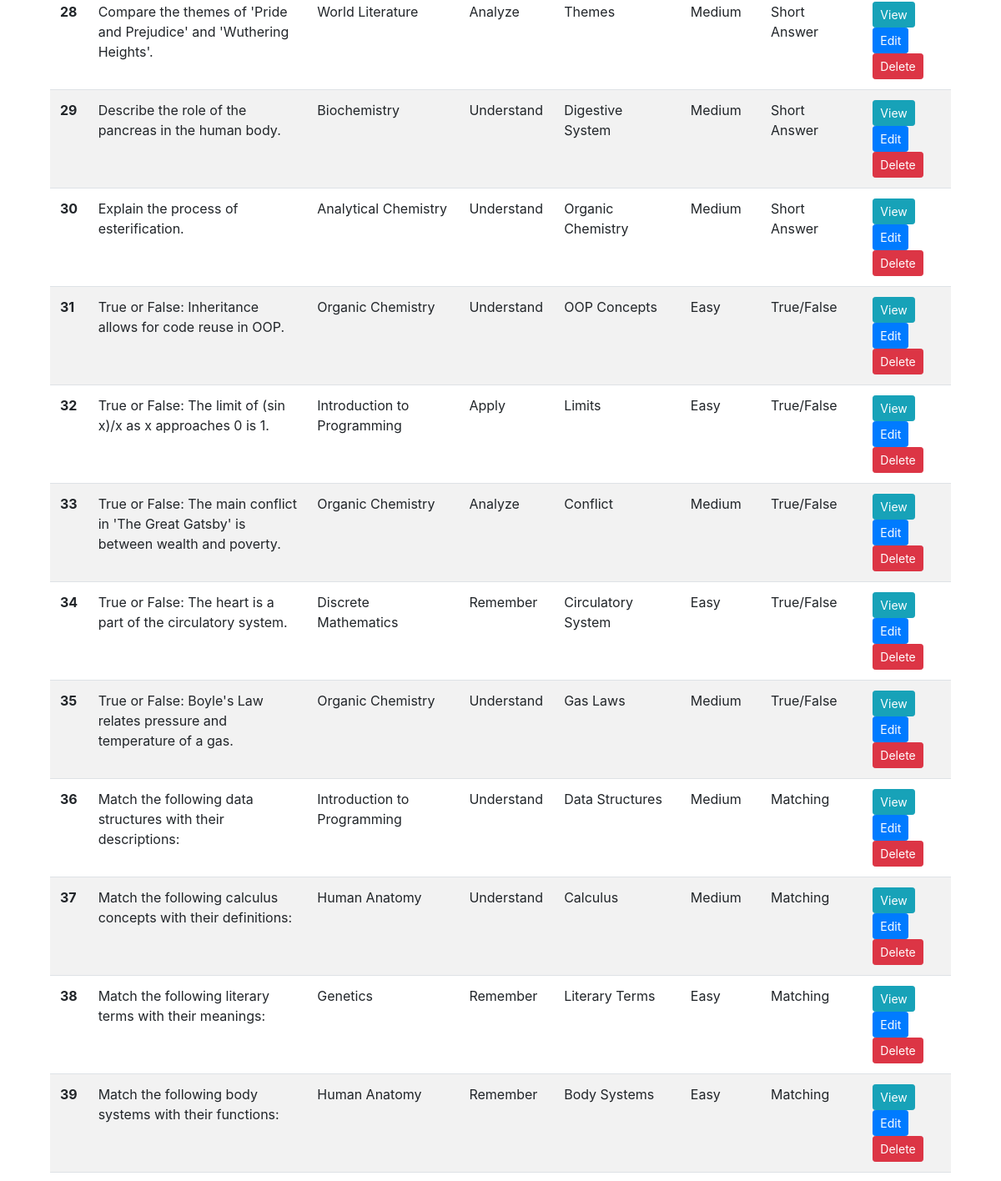
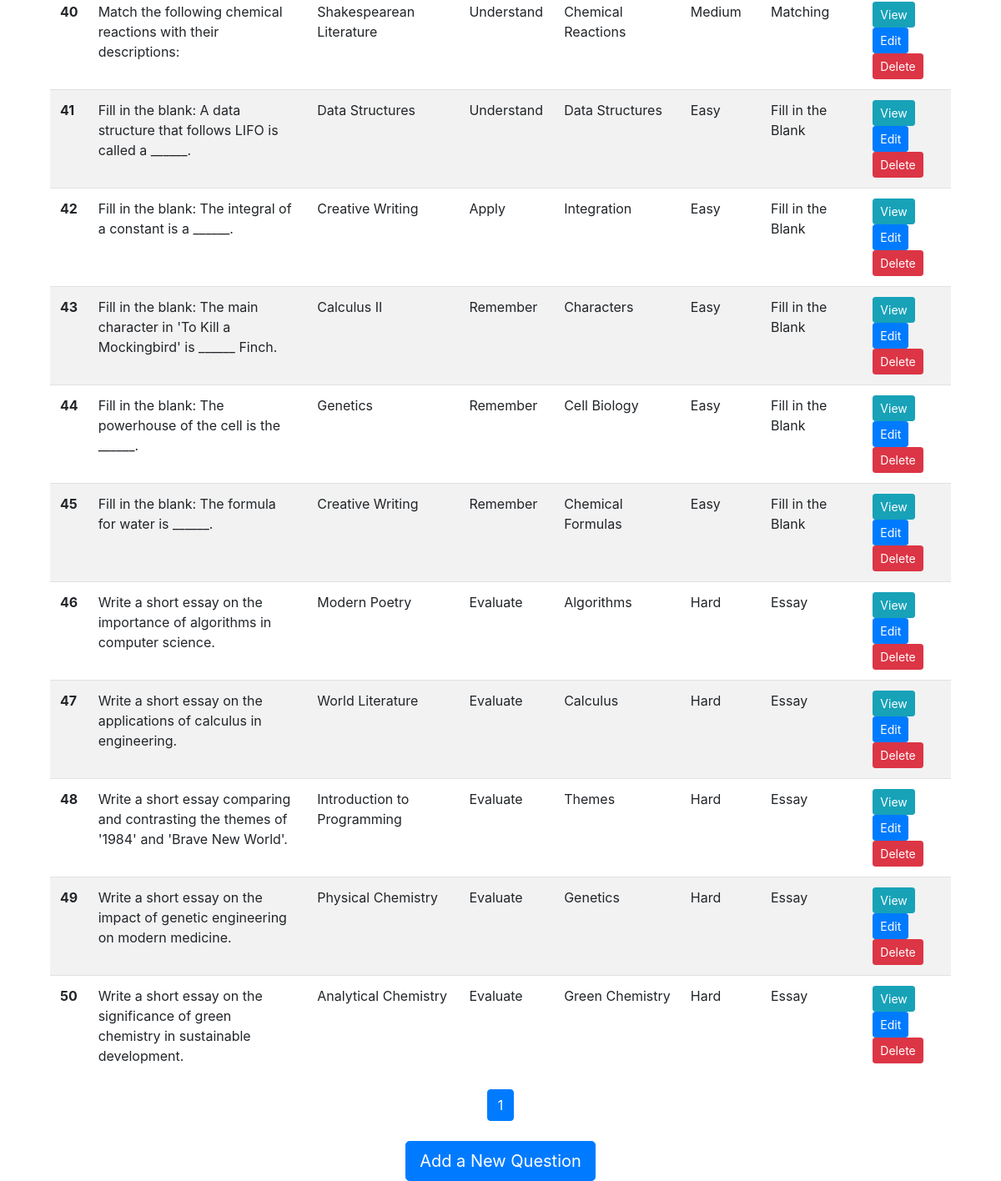
/questions/ (lower part), run on an earlier commit of the app's database (2 pictures, top to bottom).
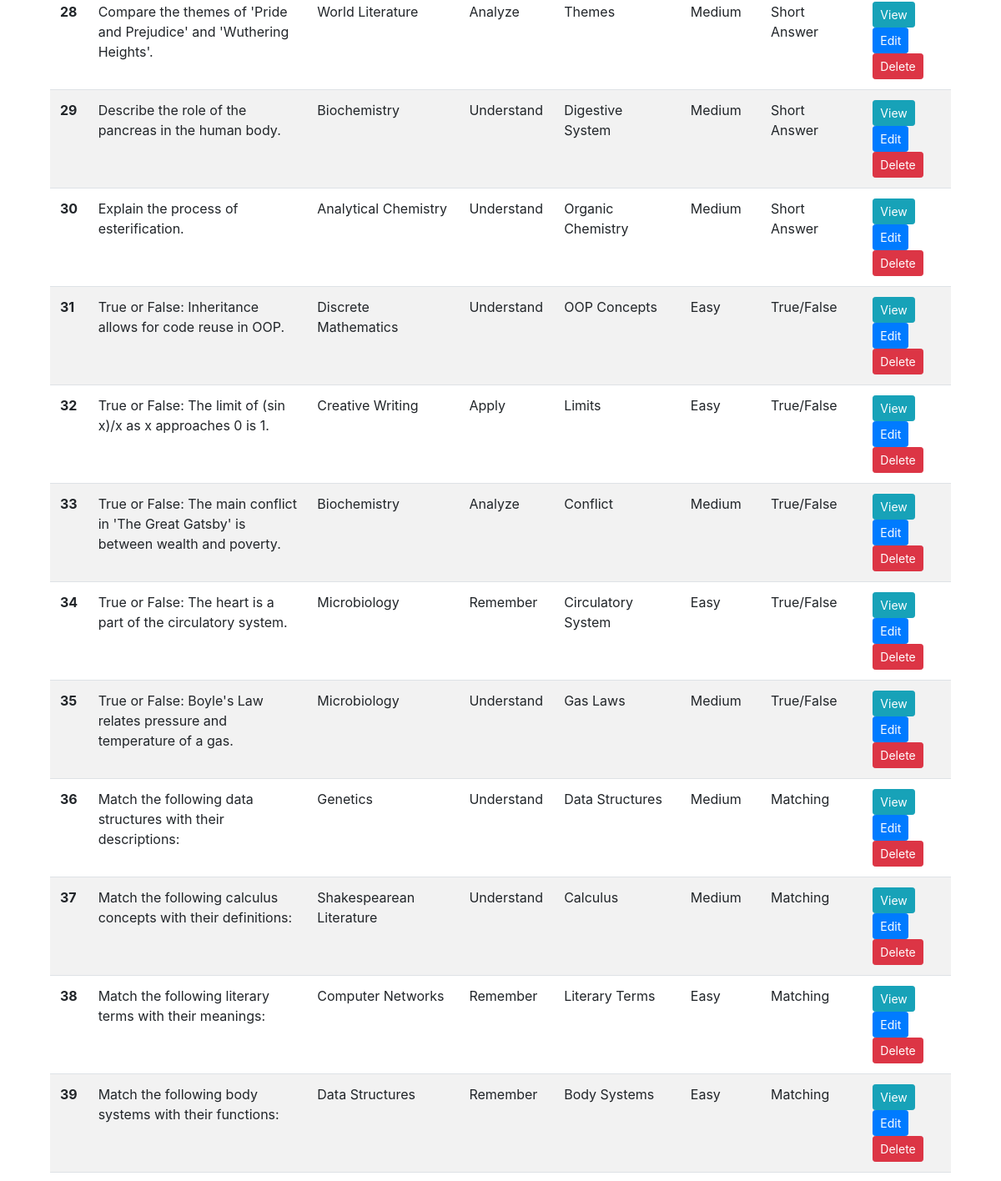
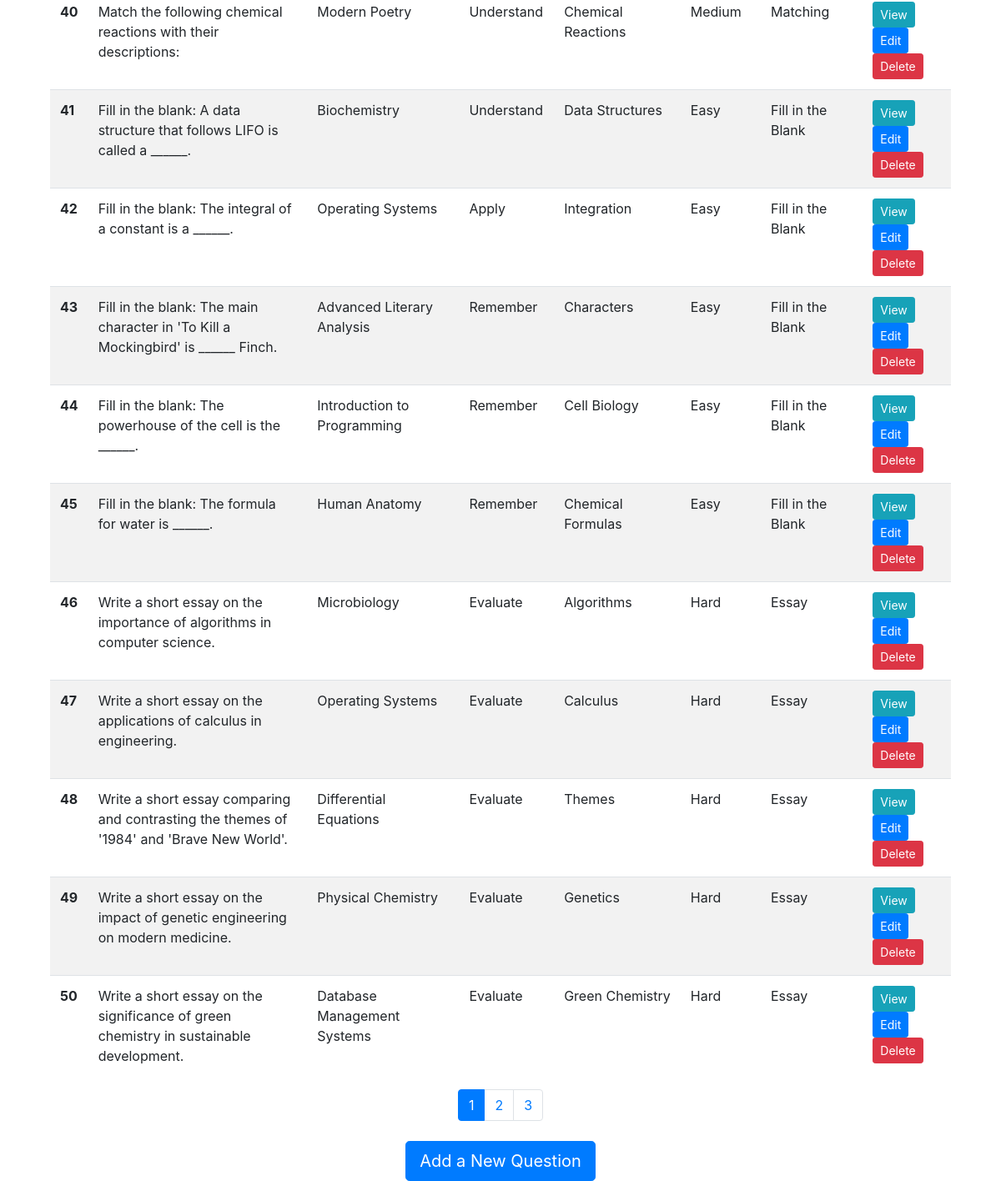
And on a later commit of the database (2 pictures, top to bottom).
### models.py (models this page shows, shortened)
class Question(db.Model):
    id = db.Column(db.Integer, primary_key=True)
    content = db.Column(db.Text, nullable=False)
    course_id = db.Column(db.Integer, db.ForeignKey('course.id'), nullable=False)
    bloom_level = db.Column(db.String(50))
    topic = db.Column(db.String(100))
    difficulty = db.Column(db.String(50))
    question_type = db.Column(db.String(50))
    options = db.Column(db.Text)  # To store options for MCQs
    correct_answer = db.Column(db.Text)  # To store correct answer(s)
    pairs = db.Column(db.Text)  # To store pairs for matching questions
    essay_details = db.Column(db.Text)  # To store details for essay questions
    created_by = db.Column(db.String(100), nullable=False)
    created_at = db.Column(db.DateTime, nullable=False, default=datetime.utcnow)
    last_edited_by = db.Column(db.String(100), nullable=True)
    last_edited_at = db.Column(db.DateTime, nullable=True)
    course = db.relationship('Course', backref=db.backref('questions', lazy=True))

class Course(db.Model):
    id = db.Column(db.Integer, primary_key=True)
    name = db.Column(db.String(100), nullable=False)
    course_code = db.Column(db.String(20), nullable=False)
    school = db.Column(db.String(10), nullable=False)
    department = db.Column(db.String(100), nullable=False)
    outcomes = db.relationship('CourseOutcome', backref='course', lazy=True, cascade="all, delete-orphan")

### routes/questions.py (the view)
@question_bp.route('/', methods=['GET', 'POST'], endpoint='list_questions')
def list_questions():
    query = Question.query
    search_fields = ['content', 'bloom_level', 'topic', 'difficulty', 'question_type']
    filter_fields = ['bloom_level', 'difficulty', 'question_type']
    query = apply_filters(query, Question, search_fields, filter_fields)
    query = apply_sorting(query, Question)
    questions, total_questions, pagination = apply_pagination(query)
    bloom_levels = db.session.query(Question.bloom_level).distinct().all()
    difficulties = db.session.query(Question.difficulty).distinct().all()
    question_types = db.session.query(Question.question_type).distinct().all()
    per_page = int(request.args.get('per_page', 50))
    page = int(request.args.get('page', 1))
    return render_template('question_list.html', questions=questions, total_questions=total_questions, bloom_levels=bloom_levels, difficulties=difficulties, question_types=question_types, pagination=pagination, per_page=per_page, page=page)

### utils.py (called while the page is built)
def apply_filters(query, model, search_fields, filter_fields):
    search = request.args.get('search')
    if search:
        filters = [getattr(model, field).ilike(f'%{search}%') for field in search_fields]
        query = query.filter(or_(*filters))
    for field in filter_fields:
        value = request.args.get(field)
        if value:
            query = query.filter(getattr(model, field) == value)
    return query

def apply_sorting(query, model):
    sort_by = request.args.get('sort_by', 'id')  # Default to 'id' if not provided or empty
    if not sort_by or not hasattr(model, sort_by):
        sort_by = 'id'  # Ensure sort_by is valid and falls back to 'id'
    sort_order = request.args.get('sort_order', 'asc')
    if sort_order == 'asc':
        query = query.order_by(getattr(model, sort_by).asc())
    else:
        query = query.order_by(getattr(model, sort_by).desc())
    return query

def apply_pagination(query):
    per_page = int(request.args.get('per_page', 50))
    page = int(request.args.get('page', 1))
    pagination = query.paginate(page=page, per_page=per_page, error_out=False)
    return pagination.items, pagination.total, pagination

### templates/question_list.html (shortened to what this page needs)
{% extends "base.html" %}
{% block content %}
<div class="container mt-4">
  <table class="table table-striped">
    <tbody>
      {% for question in questions %}
      <tr>
        <th scope="row">{{ loop.index }}</th>
        <td>{{ question.content }}</td>
        <td>{{ question.course.name }}</td>
        <td>{{ question.bloom_level }}</td>
        <td>{{ question.topic }}</td>
        <td>{{ question.difficulty }}</td>
        <td>{{ question.question_type }}</td>
        <td>
          <a href="{{ url_for('questions.view_question', question_id=question.id) }}" class="btn btn-info btn-sm">View</a>
          <a href="{{ url_for('questions.edit_question', question_id=question.id) }}" class="btn btn-primary btn-sm">Edit</a>
          <form action="{{ url_for('questions.delete_question', question_id=question.id) }}" method="post" style="display:inline;">
            <button type="submit" class="btn btn-danger btn-sm">Delete</button>
          </form>
        </td>
      </tr>
      {% endfor %}
    </tbody>
  </table>
  {% with pagination=pagination, pagination_endpoint='questions.list_questions', per_page=per_page %}
    {% include '_pagination_controls.html' %}
  {% endwith %}
  <div class="text-center mt-4">
    <a class="btn btn-primary btn-lg" href="{{ url_for('questions.create_question') }}" role="button">Add a New Question</a>
  </div>
</div>
{% endblock %}

### templates/base.html (shortened to what this page needs)
<!doctype html>
<html lang="en">
  <head>
    <link href="https://stackpath.bootstrapcdn.com/bootstrap/4.5.2/css/bootstrap.min.css" rel="stylesheet">
  </head>
  <body>
    <div class="container mt-4">
      {% block content %}{% endblock %}
    </div>
  </body>
</html>

### templates/_pagination_controls.html
<nav aria-label="Page navigation">
  <ul class="pagination justify-content-center">
    {% for page_num in range(1, pagination.pages + 1) %}
      <li class="page-item {% if page == page_num %}active{% endif %}">
        {% if course is defined %}
          <a class="page-link" href="{{ url_for(pagination_endpoint, page=page_num, per_page=per_page, course_id=course.id) }}">{{ page_num }}</a>
        {% else %}
          <a class="page-link" href="{{ url_for(pagination_endpoint, page=page_num, per_page=per_page) }}">{{ page_num }}</a>
        {% endif %}
      </li>
    {% endfor %}
  </ul>
</nav>

What changed in the data, as far as the page shows it:
changed Question "True or False: Inheritance allows for code reuse in OOP.": course.name "Organic Chemistry" → "Discrete Mathematics"
changed Question "True or False: The limit of (sin x)/x as x approaches 0 is 1.": course.name "Introduction to Programming" → "Creative Writing"
changed Question "Conflict": course.name "Organic Chemistry" → "Biochemistry"
changed Question "True or False: The heart is a part of the circulatory system.": course.name "Discrete Mathematics" → "Microbiology"
changed Question "True or False: Boyle's Law relates pressure and temperature of a gas.": course.name "Organic Chemistry" → "Microbiology"
changed Question "Match the following data structures with their descriptions:": course.name "Introduction to Programming" → "Genetics"
changed Question "Match the following calculus concepts with their definitions:": course.name "Human Anatomy" → "Shakespearean Literature"
changed Question "Match the following literary terms with their meanings:": course.name "Genetics" → "Computer Networks"
changed Question "Match the following body systems with their functions:": course.name "Human Anatomy" → "Data Structures"
changed Question "Match the following chemical reactions with their descriptions:": course.name "Shakespearean Literature" → "Modern Poetry"
changed Question "Fill in the blank: A data structure that follows LIFO is called a ______.": course.name "Data Structures" → "Biochemistry"
changed Question "Fill in the blank: The integral of a constant is a ______.": course.name "Creative Writing" → "Operating Systems"
changed Question "Characters": course.name "Calculus II" → "Advanced Literary Analysis"
changed Question "Fill in the blank: The powerhouse of the cell is the ______.": course.name "Genetics" → "Introduction to Programming"
changed Question "Fill in the blank: The formula for water is ______.": course.name "Creative Writing" → "Human Anatomy"
changed Question "Write a short essay on the importance of algorithms in computer science.": course.name "Modern Poetry" → "Microbiology"
changed Question "Write a short essay on the applications of calculus in engineering.": course.name "World Literature" → "Operating Systems"
changed Question: course.name "Introduction to Programming" → "Differential Equations"
changed Question "Green Chemistry": course.name "Analytical Chemistry" → "Database Management Systems"
Also different on the page:
new list line: "2"
new list line: "3"
